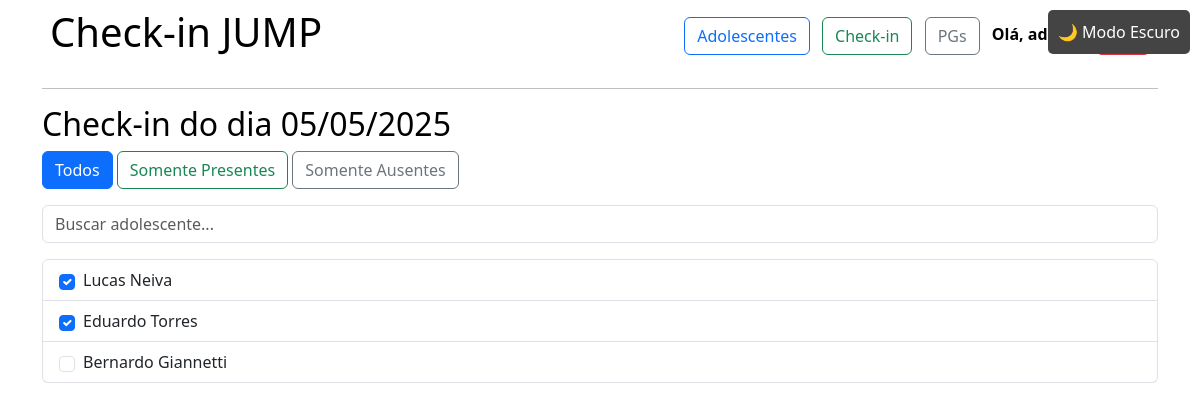
The page /checkin/3/ (signed in) on the database as committed earlier.
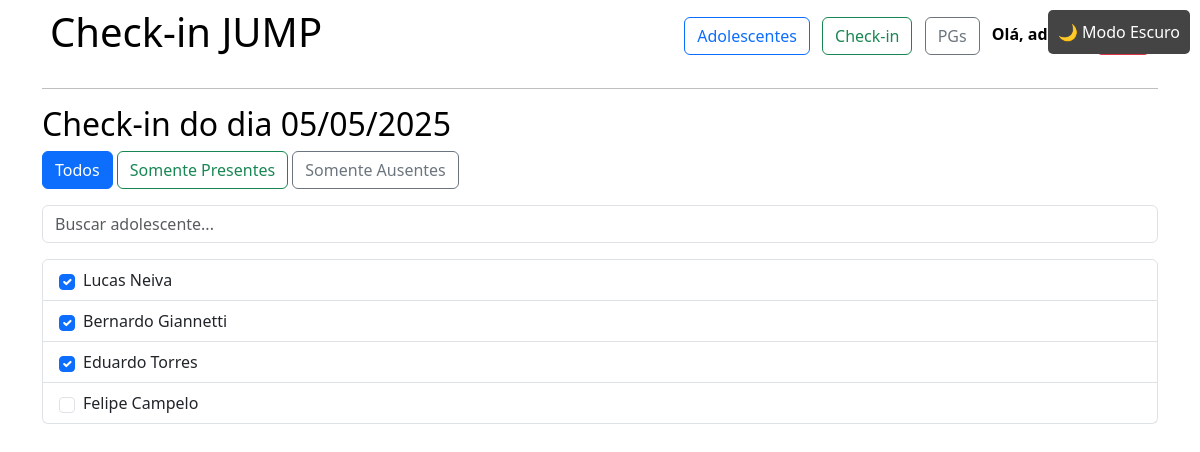
The same page on the database as committed later.
### adolescentes/models.py (models this page shows, shortened)
class Adolescente(models.Model):
    nome = models.CharField(max_length=100)
    sobrenome = models.CharField(max_length=100)
    foto = models.ImageField(upload_to='fotos/', blank=True, null=True)
    data_nascimento = models.DateField()
    GENERO_CHOICES = [
        ("M", "Masculino"),
        ("F", "Feminino"),
    ]
    genero = models.CharField(max_length=1, choices=GENERO_CHOICES, blank=True, null=False)
    pg = models.ForeignKey(PequenoGrupo, on_delete=models.SET_NULL, blank=True, null=True, related_name='adolescentes')
    data_inicio = models.DateField(blank=True, null=True)

### adolescentes/views.py (the view, shortened to what this page needs)
# urls.py: path("checkin/<int:dia_id>/", views.checkin_dia, name="checkin_dia"),
@login_required
def checkin_dia(request, dia_id):
    dia = get_object_or_404(DiaEvento, pk=dia_id)
    adolescentes = Adolescente.objects.all()
    filtro = request.GET.get('filtro', 'todos')  # padrão: todos
    presencas = Presenca.objects.filter(dia=dia)
    presentes_ids = presencas.filter(presente=True).values_list('adolescente_id', flat=True)
    if filtro == 'presentes':
        adolescentes = adolescentes.filter(id__in=presentes_ids)
    elif filtro == 'ausentes':
        adolescentes = adolescentes.exclude(id__in=presentes_ids)
    adolescentes = sorted(adolescentes, key=lambda x: x.id not in presentes_ids)
    return render(request, 'checkin/checkin_dia.html', {
        'dia': dia,
        'adolescentes': adolescentes,
        'presentes_ids': presentes_ids,
        'filtro': filtro,
    })

### adolescentes/templates/checkin/checkin_dia.html (shortened to what this page needs)
{% extends 'adolescentes/base.html' %}
{% block content %}
<h2>Check-in do dia {{ dia.data|date:"d/m/Y" }}</h2>
<div class="mb-3">
  <a href="?filtro=todos" class="btn btn-outline-primary {% if filtro == 'todos' %}active{% endif %}">Todos</a>
  <a href="?filtro=presentes" class="btn btn-outline-success {% if filtro == 'presentes' %}active{% endif %}">Somente Presentes</a>
  <a href="?filtro=ausentes" class="btn btn-outline-secondary {% if filtro == 'ausentes' %}active{% endif %}">Somente Ausentes</a>
</div>
<div class="mb-3">
  <input type="text" id="searchInput" class="form-control" placeholder="Buscar adolescente...">
</div>
<form method="post">
  <ul class="list-group mb-3">
    {% for adolescente in adolescentes %}
      <li class="list-group-item">
        <label class="form-check-label d-flex align-items-center">
          <input type="checkbox"
                 class="form-check-input me-2 presenca-checkbox"
                 data-adolescente-id="{{ adolescente.id }}"
                 {% if adolescente.id in presentes_ids %}checked{% endif %}>
          {{ adolescente.nome }} {{ adolescente.sobrenome }}
        </label>
      </li>
    {% endfor %}
  </ul>
</form>
{% endblock %}

Rows that differ between the two databases and show on the page:
shown differently, row unchanged: Adolescente "Bernardo": id "☐" → "☑"; moves up the list
added Adolescente: nome "Felipe", sobrenome "Campelo"
